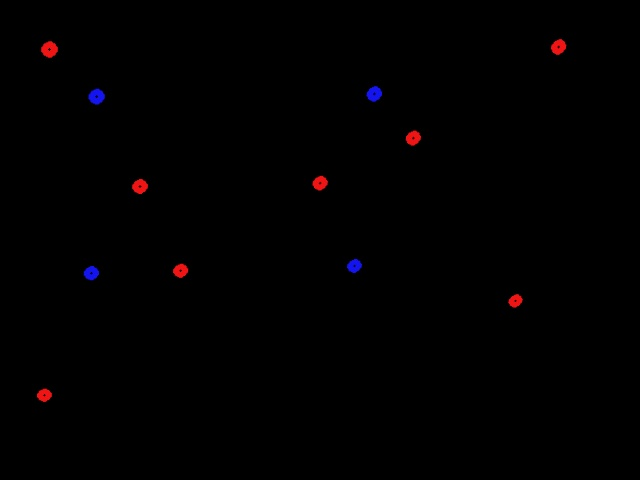
//> input picture ganpicimg1.jpg, 640 x 480 px
$ ./PerTrans   (built with g++ and OpenCV 4)
//> lines starting //> are read from the running program, lines starting //| are printed output that depends on the picture; after the words box and inside, x2 and y2 are one past the last pixel; in counts of white or black regions, pixels touching at a corner belong together
#include <vector>
#include <opencv2/opencv.hpp>
#include<algorithm>
#include "opencv2/highgui/highgui.hpp"
#include "opencv2/imgproc/imgproc.hpp"

using namespace std;
using namespace cv;

enum elem
	{M11,M12,M13,
	M21,M22,M23,
	M31,M32,M33};

struct point4Op
{
	Point2f calcpoint;
	Point2f realpoint;
	int xIdx;
	int yIdx;
};


bool cmp_x(point4Op x, point4Op y)
{
	return x.calcpoint.x<y.calcpoint.x;
}

bool cmp_y(point4Op x, point4Op y)
{
	return x.calcpoint.y < y.calcpoint.y;
}

float distance(Point2f& a,Point2f& b)
{
	return sqrt((a.x - b.x) * (a.x - b.x) + (a.y - b.y) * (a.y - b.y));
}

class codiConvertor
{
public:
	Mat mapMartix;
	float loss;
	vector<point4Op> points4Op;

	codiConvertor() { mapMartix = Mat(); loss = 0; }
	void optimizer(float LR);
	double calcLoss(point4Op point);
	vector<double> getDerivative(point4Op& point);
};

void codiConvertor::optimizer(float LR)
{
	//cout << "size is:" << points4Op.size() << endl;
	float loss = 0;
	for (auto point : points4Op)
	{
		cout << point.calcpoint << endl;
		cout << point.realpoint << endl;
		//LR = LR * -1; //what the fack is that???
		vector<double> derivative = getDerivative(point);
		mapMartix.at<double>(0, 0) += LR * derivative[M11];
		mapMartix.at<double>(0, 1) += LR * derivative[M12];
		//mapMartix.at<double>(0, 2) += LR * derivative[M13];
		mapMartix.at<double>(1, 0) += LR * derivative[M21];
		mapMartix.at<double>(1, 1) += LR * derivative[M22];
		//mapMartix.at<double>(1, 2) += LR * derivative[M23];
		mapMartix.at<double>(2, 0) += LR * derivative[M31];
		mapMartix.at<double>(2, 1) += LR * derivative[M32];
		//mapMartix.at<double>(2, 2) += LR * derivative[M33];
		loss += calcLoss(point);
		//if (calcLoss(point) < 1)
			//return;
	}
	cout << "----------------------------loss is:" << loss << endl;
 }

double codiConvertor::calcLoss(point4Op point)
{
	double diff_x = abs(point.calcpoint.x - point.realpoint.x);
	double diff_y = abs(point.calcpoint.y - point.realpoint.y);
	return sqrt(diff_x * diff_x + diff_y * diff_y);
}
vector<double> codiConvertor::getDerivative(point4Op& point)
{
	double x = point.calcpoint.x;
	double y = point.calcpoint.y;
	double u = point.realpoint.x;
	double v = point.realpoint.y;
	double x_diff= point.calcpoint.x-point.realpoint.x;
	double y_diff= point.calcpoint.y-point.realpoint.y;

	double a11 = mapMartix.at<double>(0, 0);
	double a12 = mapMartix.at<double>(0, 1);
	double a13 = mapMartix.at<double>(0, 2);
	double a21 = mapMartix.at<double>(1, 0);
	double a22 = mapMartix.at<double>(1, 1);
	double a23 = mapMartix.at<double>(1, 2);
	double a31 = mapMartix.at<double>(2, 0);
	double a32 = mapMartix.at<double>(2, 1);
	double a33 = mapMartix.at<double>(2, 2);
	//cout << mapMartix << endl;

	vector<double> result;
	double w = a13 * point.calcpoint.x + a23 * point.calcpoint.x + a33;


	result.push_back(x_diff * u / w); //M11
	result.push_back(y_diff * u / w); //M12
	result.push_back(x_diff * u * (a11 * u + a21 * v + a31) * log(w)); //M13
	result.push_back(x_diff * v / w); //M21
	result.push_back(y_diff * v / w); //M22
	result.push_back(y_diff * v * (a12 * u + a22 * v + a32) * log(w)); //M23
	result.push_back(x_diff / w); //M31
	result.push_back(y_diff / w); //M32
	result.push_back(y_diff * (a12 * u + a22 * v + a32) * log(w)); //M33
	// [4 lines of commented-out code are left out]
	return result;
}

int main()
{
	codiConvertor* codiConverter =new codiConvertor();
	Mat img = imread("ganpicimg1.jpg", IMREAD_COLOR);
//> img is the input picture: 480 rows x 640 cols, CV_8UC3; mean B, G, R 0.6, 0.2, 1.1
	Mat rectpos;
	inRange(img, Scalar(10, 10, 10), Scalar(255, 30, 30), rectpos);
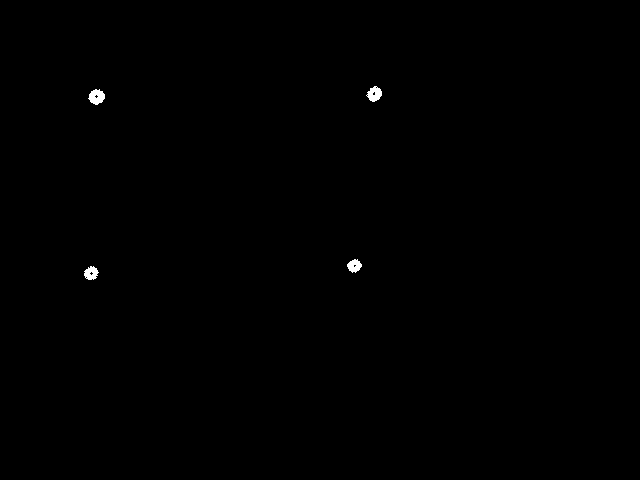
//> rectpos: 480 rows x 640 cols, CV_8UC1; 0.21% white; 4 white regions


	vector<vector<Point>>counters;
	findContours(rectpos, counters, RETR_EXTERNAL, CHAIN_APPROX_NONE);
//> counters = 4 contours; box (x1, y1, x2, y2) and area: (88, 89, 105, 105) 167, (366, 86, 382, 102) 150, (84, 266, 99, 280) 128, (347, 259, 362, 273) 122


	vector<point4Op> cornPoints;
	point4Op center;
	float r;
	for (auto& counter : counters)
	{
		minEnclosingCircle(counter, center.calcpoint, r);
		cornPoints.push_back(center);
	}
//> this loop made 4 passes
//> (center.calcpoint, r) on passes 2 to 4: (Point(354, 265.2), 7.1), (Point(96, 96), 8.25), (Point(373.6, 93.39), 7.77)
//> r on pass 1: 7.19
//> after the loop, r = 7.77

	sort(cornPoints.begin(), cornPoints.end(), cmp_x);
	int i = 0;
	for (auto& recgPoint : cornPoints)
	{
		recgPoint.xIdx = i;
		i++;
	}

	sort(cornPoints.begin(), cornPoints.end(), cmp_y);
	i = 0;
	for (auto& recgPoint : cornPoints)
	{
		if (i < 2)
		{
			if (recgPoint.xIdx == 0 || recgPoint.xIdx == 1)
				recgPoint.realpoint = Point(100, 100);
			else
				recgPoint.realpoint = Point(400, 100);
		}
		else
		{
			if (recgPoint.xIdx == 0 || recgPoint.xIdx == 1)
				recgPoint.realpoint = Point(100, 300);
			else
				recgPoint.realpoint = Point(400, 300);
		}
		i++;
	}

	vector<Point2f> srcPoints;
	vector<Point2f> dstPoints;
	for (auto recgPoint : cornPoints)
	{
		srcPoints.push_back(recgPoint.realpoint);
		dstPoints.push_back(recgPoint.calcpoint);
	}
	//cout << srcPoints << endl;
	//cout << dstPoints << endl;

	Mat trans = getPerspectiveTransform(srcPoints, dstPoints);
//> trans = [[1, 0.000401, -0.592], [0.00136, 1, -0.406], [0.000111, 0.000299, 1]]
	trans = trans.inv();
//> trans = [[0.995, -0.000574, 0.589], [-0.00139, 0.998, 0.404], [-0.00011, -0.000298, 1]]
	codiConverter->mapMartix = trans;
//> codiConverter->mapMartix has the same summary as trans
	// [8 lines of commented-out code are left out]
	Mat pos;
	inRange(img, Scalar(10, 10, 230), Scalar(30, 30, 255), pos);
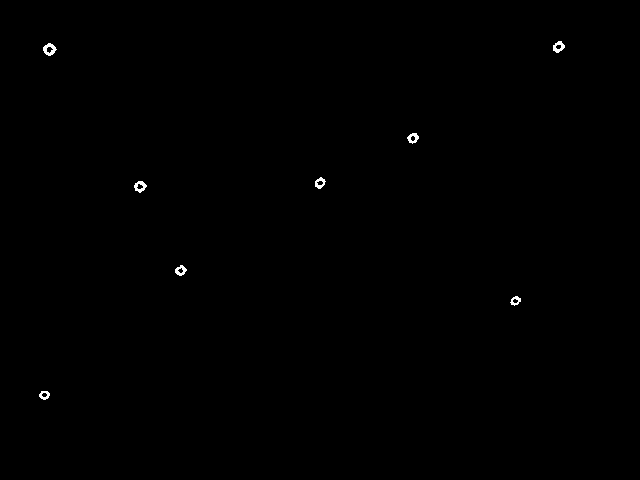
//> pos: 480 rows x 640 cols, CV_8UC1; 0.2% white; 8 white regions

	counters.clear();
//> counters = 0 contours
	counters.shrink_to_fit();
	findContours(pos, counters, RETR_EXTERNAL, CHAIN_APPROX_NONE);
//> counters = 8 contours; box (x1, y1, x2, y2) and area: (43, 43, 57, 56) 106, (134, 181, 147, 193) 90, (553, 41, 565, 53) 84, (407, 133, 419, 144) 76, (175, 265, 187, 276) 74, (315, 177, 326, 189) 74, (39, 391, 50, 400) 62, (510, 296, 521, 306) 58

	//drawContours(img, counters, -1, Scalar(255, 255, 255));
	//imshow(" ", img);
	//waitKey();

	vector<Point2f> recgPoints;
	vector<Point2f> calcPoints;
	vector<Point2f> realPoints{ Point2f(150, 200), Point2f(350, 200), Point2f(200, 300), Point2f(600, 50), Point2f(650, 150) ,
		                                         Point2f(450, 150) , Point2f(600, 350), Point2f(50, 450), Point2f(50, 50) };
	Point2f recgPoint;
	for (auto& counter : counters)
	{
		minEnclosingCircle(counter, recgPoint, r);
		recgPoints.push_back(recgPoint);
	}
//> this loop made 8 passes
//> (recgPoint, r) on passes 1, 2, 3, 4, 5, 7, 8: (Point(44, 394.5), 5.22), (Point(515.2, 300.6), 5.43), (Point(180.5, 270.5), 5.7), (Point(140, 186.4), 6.16), (Point(319.5, 182.5), 5.7), (Point(49.41, 48.55), 6.6), (Point(558, 46.38), 6.17)
//> recgPoint on pass 6: Point(412.5, 137.5)

	Mat res;
	while (1)
	{
		perspectiveTransform(recgPoints, calcPoints, codiConverter->mapMartix);
//> calcPoints = 8 Points (x, y): [50.31, 449], [601.3, 351.1], [200.2, 300.3], [150.5, 200.5], [349.8, 200], [450, 150], [50.75, 49.78], [601.2, 49.66]
		warpPerspective(img, res, trans, Size(640, 480), 1, BORDER_REPLICATE);
		imshow(" ", res);
		waitKey(5);
		vector<point4Op> opPoints;
		point4Op curcar;
		float mindis;
		for (auto& calcPoint : calcPoints)
		{
			mindis = 10000000;
			for (auto& realPoint : realPoints)
			{
				if (distance(calcPoint, realPoint) < mindis)
				{
					curcar.realpoint = realPoint;
					mindis = distance(calcPoint, realPoint);
				}
			}
			curcar.calcpoint = calcPoint;
			opPoints.push_back(curcar);
		}
//> this loop made 8 passes
//> (mindis, curcar.calcpoint) on passes 1 to 8: (1.03, Point(50.31, 449)), (1.72, Point(601.3, 351.1)), (0.367, Point(200.2, 300.3)), (0.691, Point(150.5, 200.5)), (0.168, Point(349.8, 200)), (0.0388, Point(450, 150)), (0.784, Point(50.75, 49.78)), (1.3, Point(601.3, 49.66))
//> after the loop, mindis = 1.3; curcar.realpoint = Point(600, 50)
		codiConverter->points4Op = opPoints;
		codiConverter->optimizer(0.000001);
//> the loop in optimizer, `for (auto point : points4Op)` made 8 passes
//> (x in getDerivative, y in getDerivative, u in getDerivative, v in getDerivative, x_diff in getDerivative, y_diff in getDerivative, a12 in getDerivative, w in getDerivative) on passes 1 to 8: (50.31, 449, 50, 450, 0.313, -0.976, -0.000574, 50.98), (601.3, 351.1, 600, 350, 1.29, 1.14, -0.000575, 598.4), (200.2, 300.3, 200, 300, 0.206, 0.304, -0.000574, 199.9), (150.5, 200.5, 150, 200, 0.505, 0.471, -0.000573, 150.5), (349.8, 200, 350, 200, -0.166, 0.0286, -0.000573, 348.5), (450, 150, 450, 150, -0.0165, 0.0351, -0.000573, 448), (50.75, 49.78, 50, 50, 0.753, -0.216, -0.000573, 51.42), (601.3, 49.66, 600, 50, 1.25, -0.338, -0.000573, 598.3)
//| [50.3134, 449.024]
//| [50, 450]
//| [601.29, 351.14]
//| [600, 350]
//> (the first 4 of 16 printed lines)
//> after the loop in optimizer, `for (auto point : points4Op)`: loss = 6.09
//| ----------------------------loss is:6.0945
	}


}
